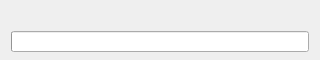
<?xml version="1.0" encoding="UTF-8"?>
<ui version="4.0">
 <class>Dialog</class>
 <widget class="QDialog" name="Dialog">
  <property name="geometry">
   <rect>
    <x>0</x>
    <y>0</y>
    <width>320</width>
    <height>60</height>
   </rect>
  </property>
  <property name="minimumSize">
   <size>
    <width>320</width>
    <height>60</height>
   </size>
  </property>
  <property name="maximumSize">
   <size>
    <width>320</width>
    <height>60</height>
   </size>
  </property>
  <property name="windowTitle">
   <string>Completamento operazione...</string>
  </property>
  <layout class="QVBoxLayout" name="verticalLayout">
   <property name="bottomMargin">
    <number>8</number>
   </property>
   <item>
    <widget class="QLabel" name="label">
     <property name="text">
      <string/>
     </property>
     <property name="textInteractionFlags">
      <set>Qt::NoTextInteraction</set>
     </property>
    </widget>
   </item>
   <item>
    <widget class="QProgressBar" name="progressBar"/>
   </item>
  </layout>
 </widget>
 <resources/>
 <connections/>
</ui>
